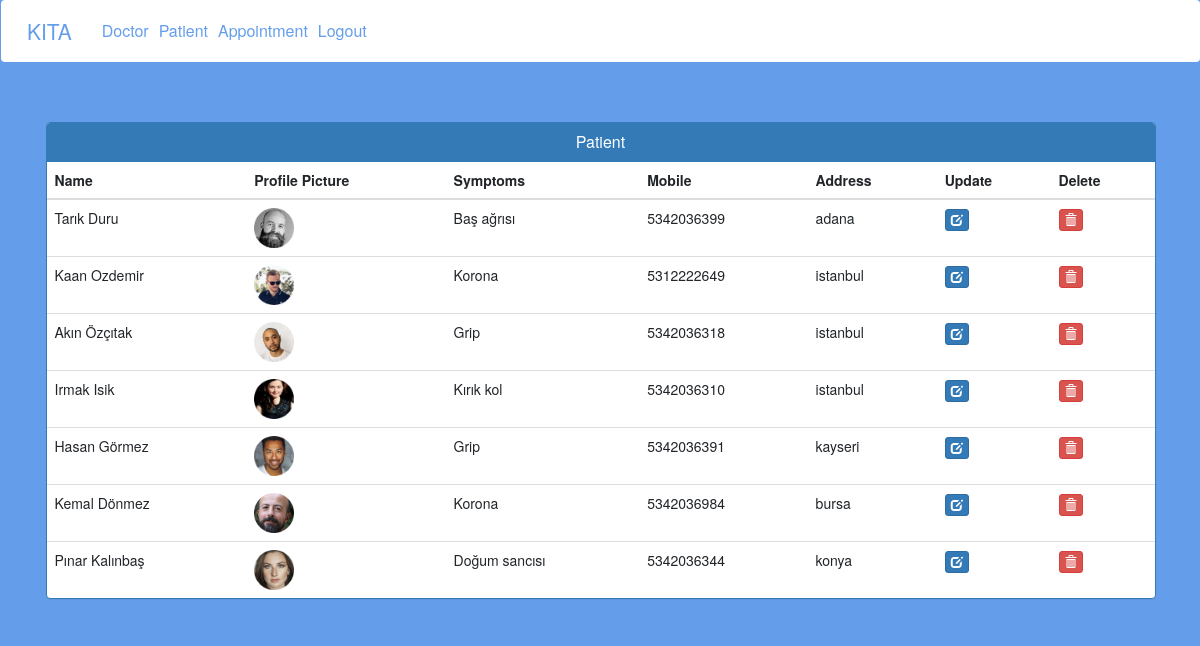
The page /admin-view-patient on the database its author committed.
### hospital/models.py (models this page shows, shortened)
class Patient(models.Model):
    user=models.OneToOneField(User,on_delete=models.CASCADE)
    profile_pic= models.ImageField(upload_to='profile_pic/PatientProfilePic/',null=True,blank=True)
    address = models.CharField(max_length=40)
    mobile = models.CharField(max_length=20,null=False)
    symptoms = models.CharField(max_length=100,null=False)
    assignedDoctorId = models.PositiveIntegerField(null=True)
    admitDate=models.DateField(auto_now=True)
    status=models.BooleanField(default=False)
    @property
    def get_name(self):
        return self.user.first_name+" "+self.user.last_name

### hospital/views.py (the view)
# urls.py: path('admin-view-patient', views.admin_view_patient_view,name='admin-view-patient'),
def admin_view_patient_view(request):
    patients=models.Patient.objects.all().filter(status=True)
    return render(request,'hospital/admin_view_patient.html',{'patients':patients})

### templates/hospital/admin_view_patient.html (shortened to what this page needs)
{% extends 'hospital/admin_base.html' %}
{% block content %}
{%load static%}
<head>
  <link href="//netdna.bootstrapcdn.com/bootstrap/3.0.0/css/bootstrap.min.css" rel="stylesheet" id="bootstrap-css">
</head>
<div class="container">
  <div class="panel panel-primary">
    <div class="panel-heading">
      <h6 class="panel-title">Patient</h6>
    </div>
    <table class="table table-hover" id="dev-table">
      <thead>
        <tr>
          <th>Name</th>
          <th>Profile Picture</th>
          <th>Symptoms</th>
          <th>Mobile</th>
          <th>Address</th>
          <th>Update</th>
          <th>Delete</th>
        </tr>
      </thead>
      {% for p in patients %}
      <tr>
        <td> {{p.get_name}}</td>
        <td> <img src="{% static p.profile_pic.url %}" alt="Profile Pic" height="40px" width="40px" /></td>
        <td>{{p.symptoms}}</td>
        <td>{{p.mobile}}</td>
        <td>{{p.address}}</td>
        <td><a class="btn btn-primary btn-xs" href="{% url 'update-patient' p.id  %}"><span class="glyphicon glyphicon-edit"></span></a></td>
        <td><a class="btn btn-danger btn-xs" href="{% url 'delete-patient-from-hospital' p.id  %}"><span class="glyphicon glyphicon-trash"></span></a></td>
      </tr>
      {% endfor %}
    </table>
  </div>
</div>
{% endblock content %}

### templates/hospital/admin_base.html (shortened to what this page needs)
<!DOCTYPE html>
{% load static %}
<html lang="en">
<head>
  <link rel="stylesheet" href="https://stackpath.bootstrapcdn.com/bootstrap/4.3.1/css/bootstrap.min.css">
  <link rel="stylesheet" href="https://maxcdn.bootstrapcdn.com/font-awesome/4.7.0/css/font-awesome.min.css">
  <link rel="stylesheet" href="{% static '/style.css' %}">
</head>
<body class="body2">
  <main>
    <div class="bs-example">
      <nav class="navbar navbar-expand-md  navbar-dark fixed-top" style="background:white;">
        <a href="/admin-dashboard" class="navbar-brand" style=" color:#649eeb; font-size: 21px;">KITA</a>
          <div class="navbar-nav" style=";">
            <a href="/admin-doctor" class="nav-item nav-link" style=" color:#649eeb; font-size: 16px;">Doctor</a>
          </div>
          <div class="navbar-nav" style=";">
            <a href="/admin-patient" class="nav-item nav-link" style=" color:#649eeb; font-size: 16px;">Patient</a>
          </div>
          <div class="navbar-nav" style=";">
            <a href="/admin-appointment" class="nav-item nav-link" style=" color:#649eeb; font-size: 16px;">Appointment</a>
          </div>
          <div class="navbar-nav" style=";">
            <a href="/logout" class="nav-item nav-link" style=" color:#649eeb; font-size: 16px;">Logout</a>
          </div>
        </div>
    <br><br>
    {% block content %}
    {% endblock content %}
  </main>
</body>
</html>

### static/style.css (style rules this page uses)
body { padding-left: 240px; }
main { position: relative; height: 100vh; }

### templates/hospital/admin_view_patient.html (style rules this page uses)
a:link { text-decoration: none; }
h6 { text-align: center; }

### rows shown on the page
Patient: get_name "Tarık Duru", profile_pic (picture), symptoms "Baş ağrısı", mobile "5342036399", address "adana"
Patient: get_name "Kaan Ozdemir", profile_pic (picture), symptoms "Korona", mobile "5312222649", address "istanbul"
Patient: get_name "Akın Özçıtak", profile_pic (picture), symptoms "Grip", mobile "5342036318", address "istanbul"
Patient: get_name "Irmak Isik", profile_pic (picture), symptoms "Kırık kol", mobile "5342036310", address "istanbul"
Patient: get_name "Hasan Görmez", profile_pic (picture), symptoms "Grip", mobile "5342036391", address "kayseri"
Patient: get_name "Kemal Dönmez", profile_pic (picture), symptoms "Korona", mobile "5342036984", address "bursa"
Patient: get_name "Pınar Kalınbaş", profile_pic (picture), symptoms "Doğum sancısı", mobile "5342036344", address "konya"
